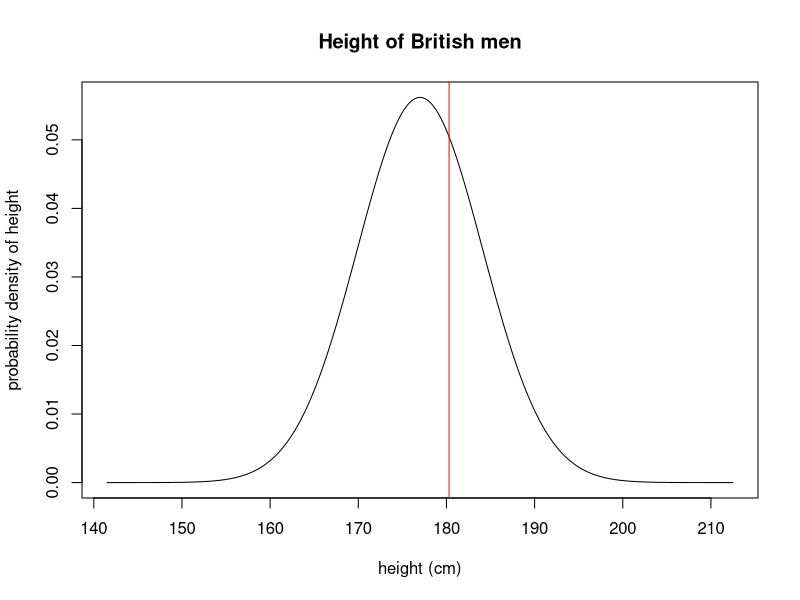
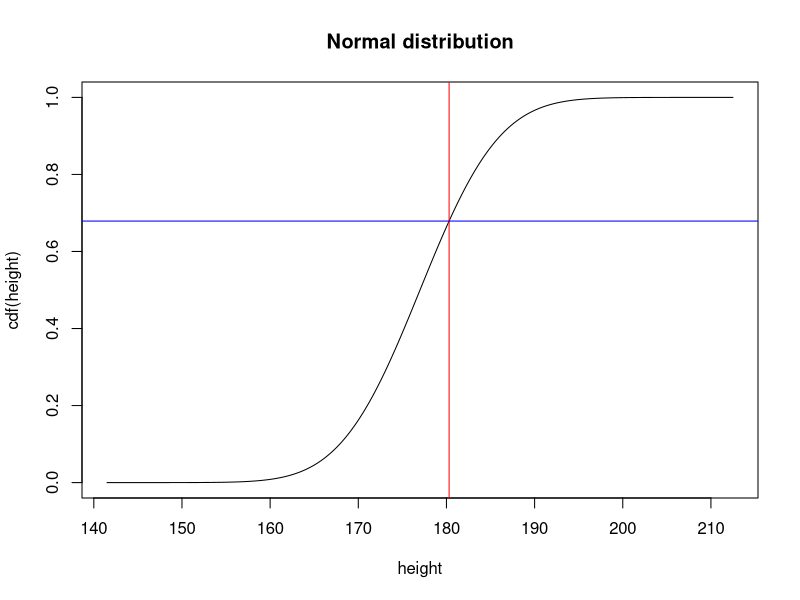
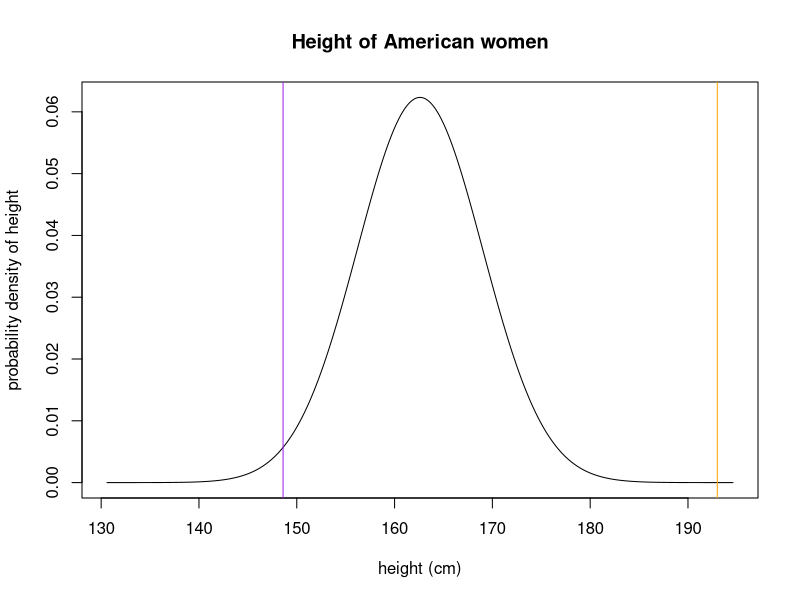
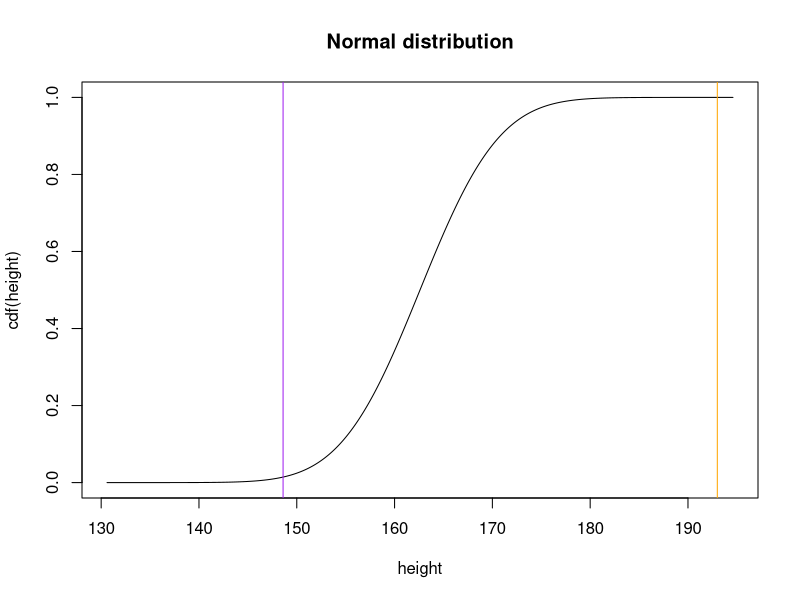
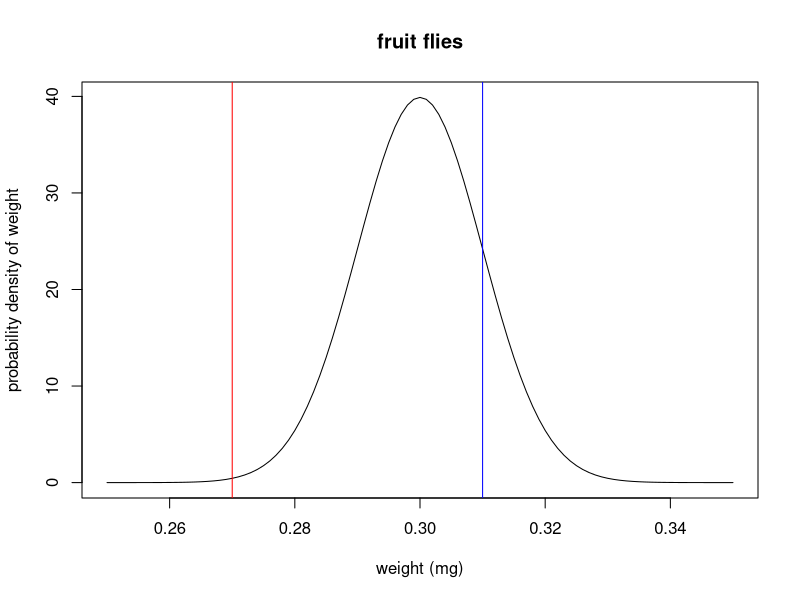
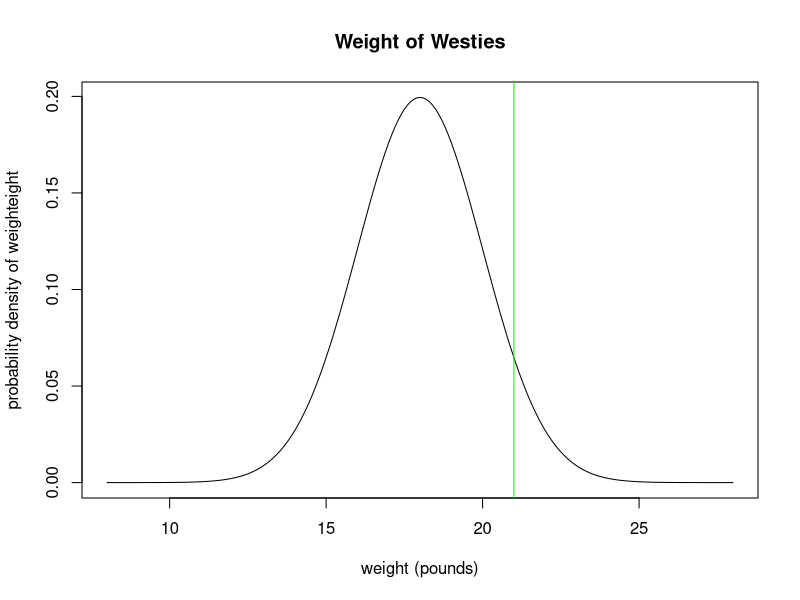
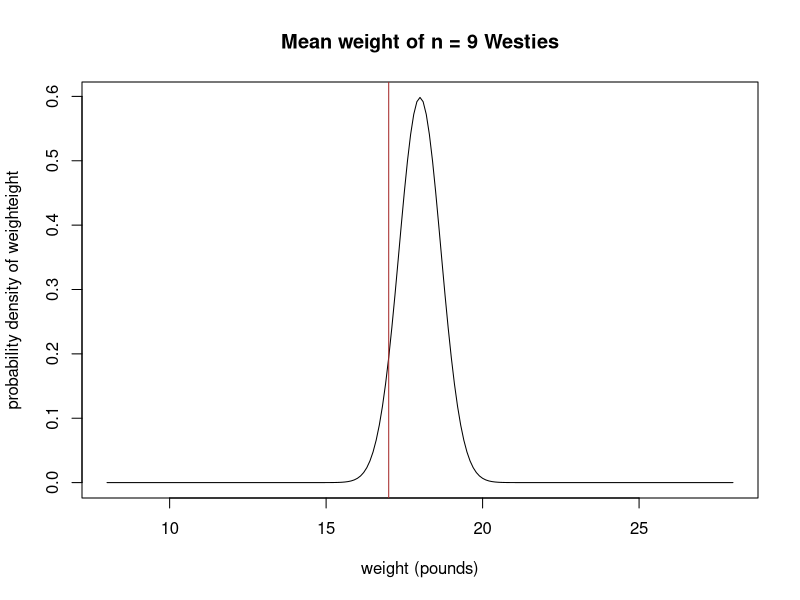
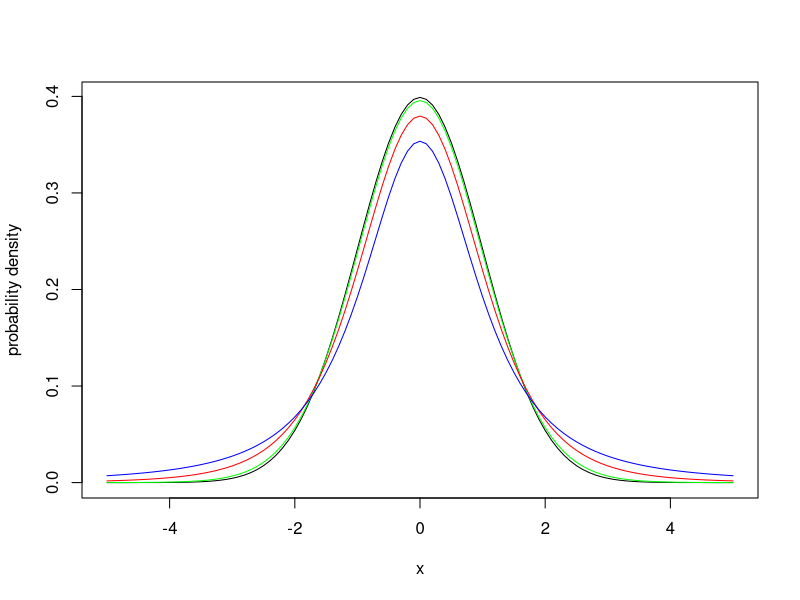

R code for these plots, in order:
## ---- chunk 1
knitr::opts_chunk$set(echo = TRUE)
## ---- chunk 2
#Plotting the probability density function for a Standard Normal Distribution. 
mu = 177  # set the mean
sd = 7.1  # set the standard deviation

height = seq(mu-(5*sd), mu+(5*sd), 0.1)  # This creates a sequence of numbers from mu-5*sd to mu+5*sd, at intervals of 0.1

prob = dnorm(height, mean=mu, sd=sd)  # this calculates the probability density for every value of Y

# Make a plot with X on the x-axis and fx on the y-axis.
# the option type = "l" says to plot it as a line graph (the default is points)  
plot(height, prob, type = "l", ylab="probability density of height", xlab="height (cm)", main="Height of British men")
abline(v=180.3,col="red")

## ---- chunk 3

1 - pnorm(180.3,mean = mu, sd = sd)

## ---- chunk 4
cdf_height =  pnorm(height, mean=mu, sd=sd)

plot(height,cdf_height, type = "l", ylab="cdf(height)",
 xlab="height", main="Normal distribution")
abline(v=180.3, col="red")
abline(h=pnorm(180.3,mean = mu, sd = sd), col="blue")
## ---- chunk 5
#Plotting the probability density function for a Standard Normal Distribution. 
mu = 162.6  # set the mean
sd = 6.4  # set the standard deviation

height = seq(mu-(5*sd), mu+(5*sd), 0.1)  # This creates a sequence of numbers from mu-5*sd to mu+5*sd, at intervals of 0.1

prob = dnorm(height, mean=mu, sd=sd)  # this calculates the probability density for every value of Y

# Make a plot with X on the x-axis and fx on the y-axis.
# the option type = "l" says to plot it as a line graph (the default is points)  
plot(height, prob, type = "l", ylab="probability density of height", xlab="height (cm)", main="Height of American women")
abline(v=148.6,col="purple")
abline(v=193.0,col="orange")
## ---- chunk 6
cdf_height =  pnorm(height, mean=mu, sd=sd)

plot(height,cdf_height, type = "l", ylab="cdf(height)",
 xlab="height", main="Normal distribution")
abline(v=148.6,col="purple")
abline(v=193.0,col="orange")
## ---- chunk 7
pnorm(193, mean = 162.6, sd = 6.4) - pnorm(148.6, mean = 162.6, sd = 6.4)
## ---- chunk 8
#Plotting the probability density function for a Standard Normal Distribution. 
mu = 0.3  # set the mean
sd = 0.01  # set the standard deviation

flyweight = seq(mu-(5*sd), mu+(5*sd), 0.001)  # This creates a sequence of numbers from mu-5*sd to mu+5*sd, at intervals of 0.001

prob = dnorm(flyweight, mean=mu, sd=sd)  # this calculates the probability density for every value of Y

# Make a plot with X on the x-axis and fx on the y-axis.
# the option type = "l" says to plot it as a line graph (the default is points)  
plot(flyweight, prob, type = "l", ylab="probability density of weight", xlab="weight (mg)", main="fruit flies")
abline(v=0.27,col="red")
abline(v=0.31,col="blue")
## ---- chunk 9
pnorm(0.27,mean=0.3,sd=0.01) + (1- pnorm(0.31,mean=0.3,sd=0.01) )
## ---- chunk 10
pnorm(0.27,mean=0.3,sd=0.01) + pnorm(0.31,mean=0.3,sd=0.01,lower.tail = FALSE)
## ---- chunk 11
#Plotting the probability density function for a Standard Normal Distribution. 
mu = 18.0  # set the mean
sd = 2.0  # set the standard deviation

# whole population 

weight = seq(mu-(5*sd), mu+(5*sd), 0.1)  # This creates a sequence of numbers from mu-5*sd to mu+5*sd, at intervals of 0.1

prob = dnorm(weight, mean=mu, sd=sd)  # this calculates the probability density for every value of Y

# Make a plot with X on the x-axis and fx on the y-axis.
# the option type = "l" says to plot it as a line graph (the default is points)  
plot(weight, prob, type = "l", ylab="probability density of weighteight", xlab="weight (pounds)", main="Weight of Westies")
abline(v=21.0,col="green")
## ---- chunk 12
1-pnorm(21, mean = 18, sd = 2)
## ---- chunk 13
pnorm(21, mean = 18, sd = 2, lower.tail = FALSE) # lower.tail FALSE means we want to know whats that value and above, can omit 1 -
## ---- chunk 14
#Plotting the probability density function for a Standard Normal Distribution. 
mu = 18.0  # set the mean
sd = 2.0  # set the standard deviation
n = 9 # the more you increase this, the more narrow the peak
# distribution of means, gives a more narror, if we sampled multiple times, we would get the mean
se = sd/sqrt(n)

weight = seq(mu-(5*sd), mu+(5*sd), 0.1)  

prob = dnorm(weight, mean=mu, sd=se) # sd is now se

# Make a plot with X on the x-axis and fx on the y-axis.
# the option type = "l" says to plot it as a line graph (the default is points)  
plot(weight, prob, type = "l", ylab="probability density of weighteight", xlab="weight (pounds)", main="Mean weight of n = 9 Westies")
abline(v=17.0,col="brown")
## ---- chunk 15
pnorm(17,mean = 18, sd = 2/sqrt(9)) # sd = se = 2/sqrt(9)
## ---- chunk 16
mu = 0  # set the mean
sd = 1  # set the standard deviation

x = seq(mu-(5*sd), mu+(5*sd), 0.1) 
plot(x, dnorm(x,mean=mu,sd = sd), type = "l", ylab="probability density", xlab="x", main="")
lines(x,dt(x,df=30),col="green")
lines(x,dt(x,df=5),col="red")
lines(x,dt(x,df=2),col="blue")

## ---- chunk 17
x = seq(from=-5,to=5,by=0.1)
fx = dt(x,df=7)
plot(x,fx,type="l",col="black",xlab = "t", ylab = "probability density", main = "t distribution, df=7")
abline(v=qt(0.975,df=7),col="red")
abline(v=qt(0.025,df=7),col="blue")
## ---- chunk 18
# 97.5% quantile for a t-distribution with 7 degrees of freedom

qt(0.975,df=7)

## ---- chunk 19
# 2.5% quantile for a t-distribution with 7 degrees of freedom
qt(0.025,df = 7)
## ---- chunk 20
ungulation = c(0.9, 1.4, 1.2, 1.2, 1.3, 2.0, 1.4, 1.6)
n = length(ungulation) # length command counts number of values
df = n - 1
mean = mean(ungulation)
se = sd(ungulation)/sqrt(n)
lower = mean - qt(0.975,df=df)*se
lower
## ---- chunk 21
lower = mean + qt(0.025,df=df)*se
lower
## ---- chunk 22
upper = mean + qt(0.975,df=df)*se
upper

## ---- chunk 23
ungulation = c(0.9, 1.4, 1.2, 1.2, 1.3, 2.0, 1.4, 1.6)
t.test(ungulation)
## ---- chunk 24
t.test(ungulation, conf.level = 0.99)
